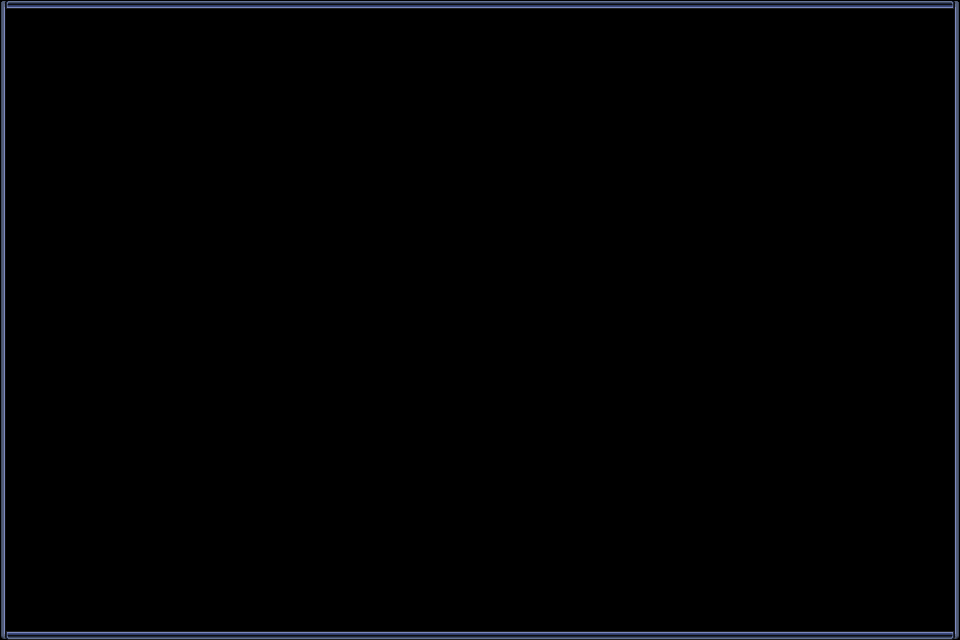

The image is a tile-based game level rendered from a .tmx file. Its description and source (layers, tilesets, objects; grid data summarised) follow:
An orthogonal 60x40 tile map with 16x16 px tiles, 2 tile layers (behind, bront).

<map version="1.0" orientation="orthogonal" width="60" height="40" tilewidth="16" tileheight="16">
 <tileset firstgid="1" name="Window_b_00" tilewidth="16" tileheight="16">
  <image source="Window_b_00.png" width="128" height="128" />
 </tileset>
 <layer name="behind" width="60" height="40" opacity="0.67">
  <data>[2400 cells, 2400 non-empty, 1 distinct tile ids]</data>
 </layer>
 <layer name="bront" width="60" height="40">
  <data>[2400 cells, 196 non-empty, 8 distinct tile ids]</data>
 </layer>
</map>
